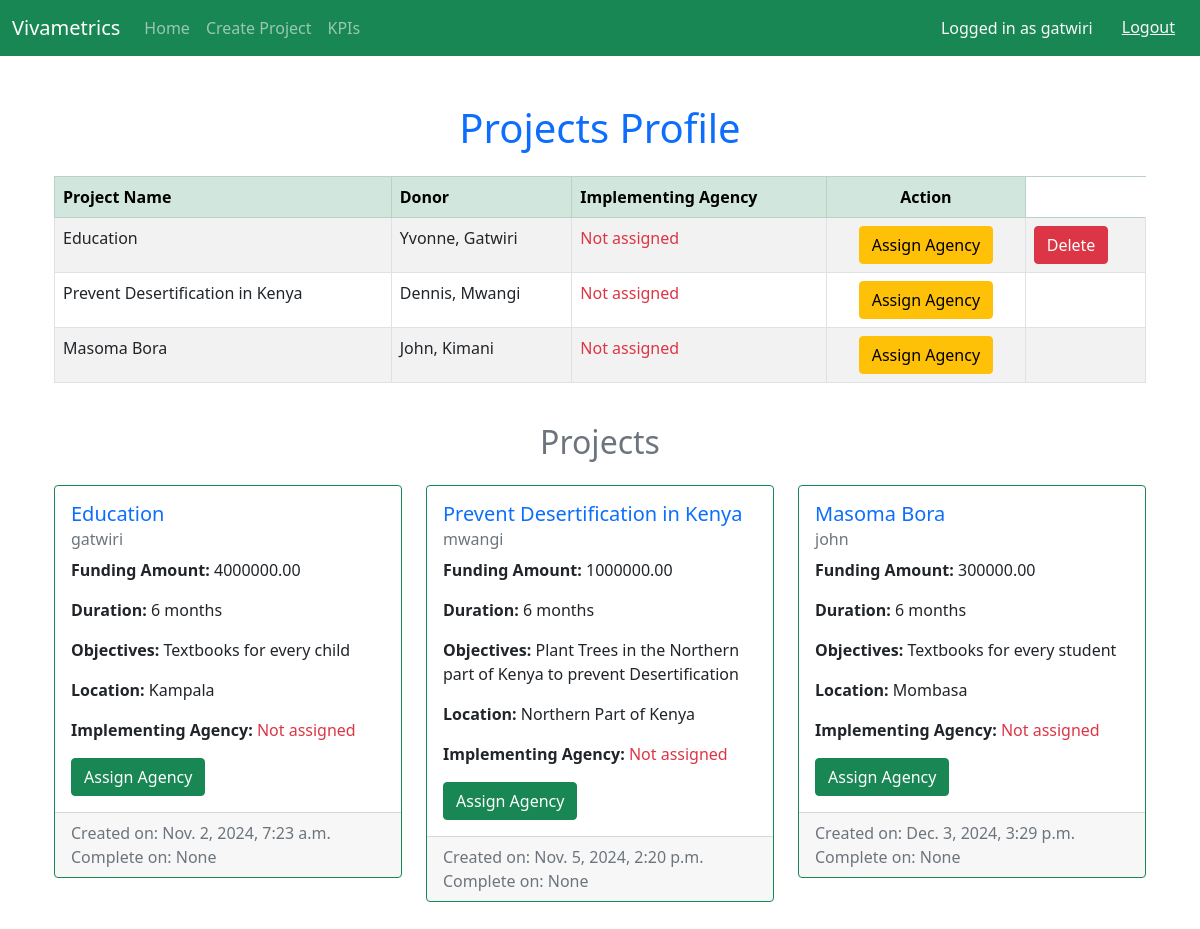
Page /home (signed in) on the committed database.
### rtm/models.py (models this page shows, shortened)
class CustomUser(AbstractUser):
    username = models.CharField(max_length=100, unique=True)
    email = models.EmailField(unique=True)
    first_name = models.CharField(max_length=128)
    last_name = models.CharField(max_length=128)
    USERNAME_FIELD = 'email'
    REQUIRED_FIELDS = ['username', 'first_name', 'last_name']
    def __str__(self):
        return f"{self.first_name}, {self.last_name}"

class Project(models.Model):
    donor = models.ForeignKey(settings.AUTH_USER_MODEL, on_delete=models.CASCADE, related_name='projects_as_donor')
    implementing_agency = models.ForeignKey('ImplementingAgency', on_delete=models.SET_NULL, null=True, blank=True, related_name='projects_as_implementing_agency')
    name = models.CharField(max_length=255)
    target_location = models.CharField(max_length=255)
    funding_duration = models.IntegerField()  # Duration in months or years
    funding_amount = models.DecimalField(max_digits=15, decimal_places=2)
    objectives = models.TextField()
    created_at = models.DateTimeField(auto_now_add=True)
    completed_date = models.DateTimeField(null=True, blank=True)

### rtm/views.py (the view)
# urls.py: 2. Add a URL to urlpatterns:  path('', views.home, name='home')
@login_required(login_url='login')
def home(request):
    projects = Project.objects.all()
    if request.method == "POST":
        project_id = request.POST.get("project-id")
        project = Project.objects.filter(id=project_id).first()
        if project and project.donor == request.user:
            project.delete()
    return render(request, 'donor/home.html', {'projects': projects})

### rtm/templates/donor/home.html (shortened to what this page needs)
{% extends 'donor/base.html' %}
{% block content %}
<div class="container my-5">
    <h1 class="text-center text-primary my-4">Projects Profile</h1>
    <div class="table-responsive mb-4">
        <table class="table table-bordered table-striped">
            <thead class="table-success">
                <tr>
                    <th scope="col">Project Name</th>
                    <th scope="col">Donor</th>
                    <th scope="col">Implementing Agency</th>
                    <th scope="col" class="text-center">Action</th>
                </tr>
            </thead>
            <tbody>
                {% for project in projects %}
                <tr>
                    <td>{{ project.name }}</td>
                    <td>{{ project.donor }}</td>
                    <td>
                        {% if project.implementing_agency %}
                        {{ project.implementing_agency.name }}
                        {% else %}
                        <span class="text-danger">Not assigned</span>
                        {% endif %}
                    </td>
                    <td class="text-center">
                        <a href="{% url 'appoint_IA' project.id %}" class="btn btn-warning">Assign Agency</a>
                    </td>
                    <td>
                        {% if user == project.donor %}
                        <form method="post">
                            <button type="submit" class="btn btn-danger" name="project-id" value="{{project.id}}">Delete</button>
                        </form>
                        {% endif %}
                    </td>
                </tr>
                {% empty %}
                <tr>
                    <td colspan="4" class="text-center text-danger">No projects available.</td>
                </tr>
                {% endfor %}
            </tbody>
        </table>
    </div>
    <h2 class="text-center text-secondary mb-4">Projects</h2>
    <div class="row">
        {% for project in projects %}
        <div class="col-md-4 mb-4">
            <div class="card border-success">
                <div class="card-body">
                    <h5 class="card-title text-primary">{{ project.name }}</h5>
                    <h6 class="card-subtitle mb-2 text-muted">{{ project.donor.username }}</h6>
                    <p class="card-text"><strong>Funding Amount:</strong> {{ project.funding_amount }}</p>
                    <p class="card-text"><strong>Duration:</strong> {{ project.funding_duration }} months</p>
                    <p class="card-text"><strong>Objectives:</strong> {{ project.objectives }}</p>
                    <p class="card-text"><strong>Location:</strong> {{ project.target_location }}</p>
                    <p class="card-text"><strong>Implementing Agency:</strong>
                        {% if project.implementing_agency %}
                        {{ project.implementing_agency.name }}
                        {% else %}
                        <span class="text-danger">Not assigned</span>
                        {% endif %}
                    </p>
                    <a href="{% url 'appoint_IA' project.id %}" class="btn btn-success">Assign Agency</a>
                </div>
                <div class="card-footer text-muted">
                    Created on: {{ project.created_at }}
                    Complete on: {{project.completed_date }}
                </div>
            </div>
        </div>
        {% empty %}
        <div class="col text-center text-secondary">No projects available.</div>
        {% endfor %}
    </div>
</div>
{% endblock %}

### rtm/templates/donor/base.html (shortened to what this page needs)
<!DOCTYPE html>
<html lang="en">
<head>
    <link href="https://cdn.jsdelivr.net/npm/bootstrap@5.0.2/dist/css/bootstrap.min.css" rel="stylesheet">
</head>
<body>
    <nav class="navbar navbar-expand-lg navbar-dark bg-success">
        <div class="container-fluid">
            <a class="navbar-brand" href="/home">Vivametrics</a>
            <div class="collapse navbar-collapse" id="navbarNav">
                <ul class="navbar-nav me-auto">
                    <li class="nav-item">
                        <a class="nav-link" href="/home">Home</a>
                    </li>
                    <li class="nav-item">
                        <a class="nav-link" href="/create-project">Create Project</a>
                    </li>
                    <li class="nav-item">
                        <a class="nav-link" href="/kpis"
                            >KPIs</a>
                    </li>
                </ul>
                <ul class="navbar-nav">
                    {% if user.is_authenticated %}
                        <span class="navbar-text text-light me-3">Logged in as {{ user.username }}</span>
                        <form method="POST" action="{% url 'logout' %}" class="d-inline">
                            <button type="submit" class="btn btn-link text-light">Logout</button>
                        </form>
                    {% else %}
                        <li class="nav-item">
                            <a class="nav-link" href="/login">Login</a>
                        </li>
                    {% endif %}
                </ul>
            </div>
        </div>
    </nav>
    <div class="container my-4">
        {% block content %}
        {% endblock %}
    </div>
</body>
</html>

### rows in the picture
CustomUser: username "gatwiri"
Project: name "Education", donor "Yvonne, Gatwiri", shows "Not assigned", {{ project.id }} 1 (drawn), donor.username "gatwiri", funding_amount "4000000.00", funding_duration "6", objectives "Textbooks for every child", target_location "Kampala", created_at "Nov. 2, 2024, 7:23 a.m.", completed_date "None"
Project: name "Prevent Desertification in Kenya", donor "Dennis, Mwangi", shows "Not assigned", donor.username "mwangi", funding_amount "1000000.00", funding_duration "6", objectives "Plant Trees in the Northern part of Kenya to prevent Desertification", target_location "Northern Part of Kenya", created_at "Nov. 5, 2024, 2:20 p.m.", completed_date "None"
Project: name "Masoma Bora", donor "John, Kimani", shows "Not assigned", donor.username "john", funding_amount "300000.00", funding_duration "6", objectives "Textbooks for every student", target_location "Mombasa", created_at "Dec. 3, 2024, 3:29 p.m.", completed_date "None"
